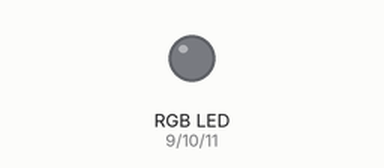
Bench run of a sketch on a simulated Arduino Uno, built with avr-gcc and run on an emulated ATmega328P. Shown: an RGB LED mixed from three pins (HIGH = lit).

Above: at 0.15 s.
At 1.35 s:
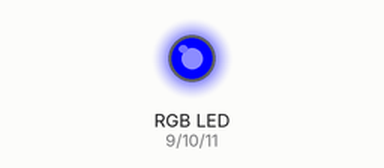
At 5.5 s:
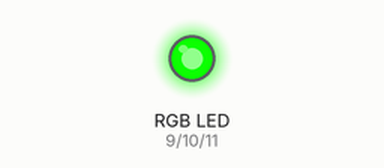
At 9.6 s:
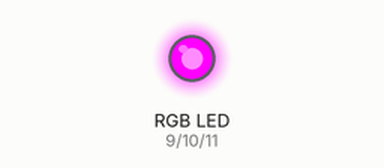
At 19.7 s:
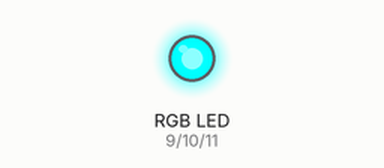
At 37.8 s:
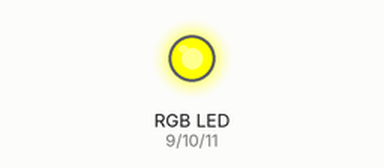
Timing chart, 0 to 39.3 s (numbered marks = the images above):
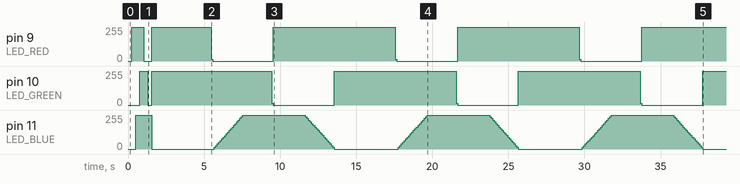

The sketch:

RainbowFade.ino
```cpp
/*
 * vim:ft=c:expandtab:nocindent:ts=2:sw=2
 */

#include <avr/pgmspace.h>

//////////////////////////////////////////////////////
// RainbowLED,                                      //
// User Application,                                //
// This example demonstrates how use analogWrite to //
// control the brightness of an LED                 //
//////////////////////////////////////////////////////

// define LED pins
#define LED_RED      9
#define LED_GREEN    10
#define LED_BLUE     11

// A gradient for each channel
PROGMEM  prog_uint8_t gradientRed [] = {255,255,255,255,255,255,255,255,255,255,255,255,255,255,255,255,255,255,255,255,255,242,229,216,204,191,178,165,153,140,127,114,101,89,76,63,50,38,25,12,0,0,0,0,0,0,0,0,0,0,0,0,0,0,0,0,0,0,0,0,0,0,0,0,0,0,0,0,0,0,0,0,0,0,0,0,0,0,0,0,0,12,25,38,51,63,76,89,102,114,127,140,152,165,178,191,203,216,229,242,255,255,255,255,255,255,255,255,255,255,255,255,255,255,255,255,255,255,255,255,255};
PROGMEM  prog_uint8_t gradientGreen [] = {0,12,25,38,50,63,76,89,102,114,127,140,153,165,178,191,204,216,229,242,255,255,255,255,255,255,255,255,255,255,255,255,255,255,255,255,255,255,255,255,255,255,255,255,255,255,255,255,255,255,255,255,255,255,255,255,255,255,255,255,255,242,229,216,203,191,178,165,153,140,127,114,101,89,76,63,51,38,25,12,0,0,0,0,0,0,0,0,0,0,0,0,0,0,0,0,0,0,0,0,0,0,0,0,0,0,0,0,0,0,0,0,0,0,0,0,0,0,0,0,0};
PROGMEM  prog_uint8_t gradientBlue [] = {0,0,0,0,0,0,0,0,0,0,0,0,0,0,0,0,0,0,0,0,0,0,0,0,0,0,0,0,0,0,0,0,0,0,0,0,0,0,0,0,0,12,25,38,51,63,76,89,101,114,127,140,153,165,178,191,203,216,229,242,255,255,255,255,255,255,255,255,255,255,255,255,255,255,255,255,255,255,255,255,255,255,255,255,255,255,255,255,255,255,255,255,255,255,255,255,255,255,255,255,255,242,229,216,203,191,178,165,152,140,127,114,102,89,76,63,51,38,25,12,0};
//PROGMEM  prog_uint8_t gradientRed [] = { 255,254,255,255,254,255,255,253,254,254,255,255,255,253,251,248,244,239,233,226,223,216,207,200,191,183,174,163,155,146,136,125,117,106,95,86,76,68,59,51,46,37,31,25,20,14,11,6,3,1,0,0,1,0,0,0,1,0,0,0,0,1,0,2,5,10,13,17,22,29,33,41,49,57,65,74,82,91,100,111,121,130,141,150,160,169,178,187,195,204,210,216,224,230,234,240,244,249,252,255,255,255,255,255,255,255,255,255,255,255,255,255,255,255,255,255,255,255,255,255,254,255,255,255,255,255,254,255};
//PROGMEM  prog_uint8_t gradientGreen [] = { 19,21,22,24,26,29,32,35,37,40,41,47,50,51,56,59,61,64,67,70,74,77,80,83,85,90,94,96,100,103,108,112,116,120,125,130,135,139,145,150,155,160,164,171,177,182,188,195,200,205,210,215,221,225,230,234,238,242,245,248,251,253,255,255,255,255,255,255,255,255,255,254,254,255,255,254,255,254,255,255,255,255,255,255,255,255,255,255,255,255,255,255,255,255,254,253,249,245,241,238,233,229,223,217,212,205,197,190,183,175,168,159,151,142,135,126,117,109,100,92,85,76,69,61,56,49,43,38};
//PROGMEM  prog_uint8_t gradientBlue []= { 67,76,85,94,103,113,123,132,142,152,162,171,181,189,197,205,213,219,225,232,236,242,245,250,253,255,255,254,254,255,255,254,254,255,255,255,255,255,255,254,255,254,255,255,254,255,255,253,255,255,255,254,255,255,254,255,255,253,250,247,242,238,233,226,220,212,205,196,189,179,168,161,149,139,129,121,109,99,89,80,72,60,54,46,39,32,25,20,17,12,6,4,3,1,0,0,0,0,0,0,0,0,0,0,1,0,0,2,0,0,0,0,0,1,0,0,0,0,0,0,0,1,0,0,0,0,0,0};

byte gradientIndex = 0;
int singleDelay = 1;

void setup(){
  // setup LED pins
  pinMode(LED_RED, OUTPUT);
  pinMode(LED_GREEN, OUTPUT);
  pinMode(LED_BLUE, OUTPUT);
  // set LED pins high, all LEDs off
  digitalWrite(LED_RED, LOW);
  digitalWrite(LED_GREEN, LOW);
  digitalWrite(LED_BLUE, LOW);
}

void loop(){
  for (int red=0; red < 256; red ++){
    analogWrite(LED_RED, red);
    delay(singleDelay);
  }

  for (int blue=0; blue < 256; blue ++){
    analogWrite(LED_BLUE, blue);
    delay(singleDelay);
  }

  for (int green=0; green < 256; green ++){
    analogWrite(LED_GREEN, green);
    delay(singleDelay);
  }

  for (int red=255; red >= 0; red --){
    analogWrite(LED_RED, red);
    delay(singleDelay);
  }

  for (int green=255; green >= 0; green --){
    analogWrite(LED_GREEN, green);
    delay(singleDelay);
  }

  for (int blue=255; blue >= 0; blue --){
    analogWrite(LED_BLUE, blue);
    delay(singleDelay);
  }

  // Rainbow fade forever
  while(true){
    // Write inversed RGB-Values at index position
    analogWrite(LED_RED, pgm_read_word_near(gradientRed + gradientIndex));
    analogWrite(LED_GREEN, pgm_read_word_near(gradientGreen + gradientIndex));
    analogWrite(LED_BLUE, pgm_read_word_near(gradientBlue + gradientIndex));
    // Increase index and handle overflow
    gradientIndex ++;
    if (gradientIndex > sizeof(gradientRed)-1){
      gradientIndex = 0;
    }
    // Wait for a short time
    delay(100);
  }
}
```

Measured:
- by itself, pin 9 (LED_RED): 0/255 → 255/255 at 0.26 s, → 0/255 0.78 s later, → 255/255 0.52 s later, → 12/255 3.9 s later, … (12 changes in this stretch)
- by itself, pin 10 (LED_GREEN): 0/255 → 255/255 at 0.78 s, → 0/255 0.52 s later, → 255/255 0.26 s later, → 12/255 7.9 s later, … (12 changes in this stretch)
